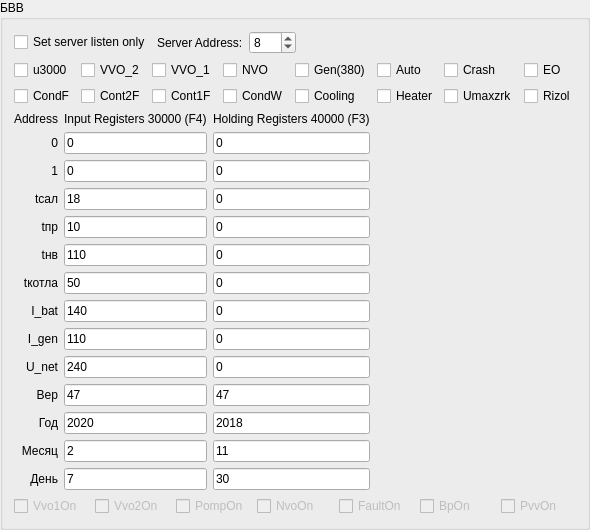
       <widget class="QGroupBox" name="groupBox">
        <property name="title">
         <string>БВВ</string>
        </property>
        <layout class="QVBoxLayout" name="verticalLayout">
         <item>
          <layout class="QHBoxLayout" name="horizontalLayout">
           <property name="sizeConstraint">
            <enum>QLayout::SetMinimumSize</enum>
           </property>
           <item>
            <widget class="QCheckBox" name="listenOnlyBox">
             <property name="text">
              <string>Set server listen only</string>
             </property>
            </widget>
           </item>
           <item>
            <widget class="QLabel" name="label_45">
             <property name="sizePolicy">
              <sizepolicy hsizetype="Maximum" vsizetype="Preferred">
               <horstretch>0</horstretch>
               <verstretch>0</verstretch>
              </sizepolicy>
             </property>
             <property name="text">
              <string>Server Address:</string>
             </property>
            </widget>
           </item>
           <item>
            <widget class="QSpinBox" name="serverEdit_7">
             <property name="sizePolicy">
              <sizepolicy hsizetype="Maximum" vsizetype="Fixed">
               <horstretch>0</horstretch>
               <verstretch>0</verstretch>
              </sizepolicy>
             </property>
             <property name="minimum">
              <number>1</number>
             </property>
             <property name="maximum">
              <number>247</number>
             </property>
             <property name="value">
              <number>8</number>
             </property>
            </widget>
           </item>
           <item>
            <spacer name="horizontalSpacer_2">
             <property name="orientation">
              <enum>Qt::Horizontal</enum>
             </property>
             <property name="sizeHint" stdset="0">
              <size>
               <width>40</width>
               <height>20</height>
              </size>
             </property>
            </spacer>
           </item>
          </layout>
         </item>
         <item>
          <layout class="QGridLayout" name="gridLayout_DigIn">
           <item row="0" column="4">
            <widget class="QCheckBox" name="cbGen">
             <property name="text">
              <string>Gen(380)</string>
             </property>
            </widget>
           </item>
           <item row="1" column="0">
            <widget class="QCheckBox" name="cbCondF">
             <property name="text">
              <string>CondF</string>
             </property>
            </widget>
           </item>
           <item row="0" column="5">
            <widget class="QCheckBox" name="cbAuto">
             <property name="text">
              <string>Auto</string>
             </property>
            </widget>
           </item>
           <item row="0" column="0">
            <widget class="QCheckBox" name="cbU3000">
             <property name="text">
              <string>u3000</string>
             </property>
            </widget>
           </item>
           <item row="0" column="1">
            <widget class="QCheckBox" name="cbVVO_2">
             <property name="text">
              <string>VVO_2</string>
             </property>
            </widget>
           </item>
           <item row="0" column="3">
            <widget class="QCheckBox" name="cbNVO">
             <property name="text">
              <string>NVO</string>
             </property>
            </widget>
           </item>
           <item row="1" column="1">
            <widget class="QCheckBox" name="cbCont2F">
             <property name="text">
              <string>Cont2F</string>
             </property>
            </widget>
           </item>
           <item row="0" column="2">
            <widget class="QCheckBox" name="cbVVO_1">
             <property name="text">
              <string>VVO_1</string>
             </property>
            </widget>
           </item>
           <item row="0" column="6">
            <widget class="QCheckBox" name="cbCrash">
             <property name="text">
              <string>Crash</string>
             </property>
            </widget>
           </item>
           <item row="0" column="7">
            <widget class="QCheckBox" name="cbEO">
             <property name="text">
              <string>EO</string>
             </property>
            </widget>
           </item>
           <item row="1" column="2">
            <widget class="QCheckBox" name="cbCont1F">
             <property name="text">
              <string>Cont1F</string>
             </property>
            </widget>
           </item>
           <item row="1" column="3">
            <widget class="QCheckBox" name="cbCondW">
             <property name="text">
              <string>CondW</string>
             </property>
            </widget>
           </item>
           <item row="1" column="4">
            <widget class="QCheckBox" name="cbCooling">
             <property name="text">
              <string>Cooling</string>
             </property>
            </widget>
           </item>
           <item row="1" column="5">
            <widget class="QCheckBox" name="cbHeater">
             <property name="text">
              <string>Heater</string>
             </property>
            </widget>
           </item>
           <item row="1" column="6">
            <widget class="QCheckBox" name="cbUmax_zrk">
             <property name="text">
              <string>Umaxzrk</string>
             </property>
            </widget>
           </item>
           <item row="1" column="7">
            <widget class="QCheckBox" name="cbRizol">
             <property name="text">
              <string>Rizol</string>
             </property>
            </widget>
           </item>
          </layout>
         </item>
         <item>
          <layout class="QGridLayout" name="gridLayout_2">
           <item row="8" column="2">
            <widget class="QLineEdit" name="holdReg_7">
             <property name="sizePolicy">
              <sizepolicy hsizetype="Preferred" vsizetype="Fixed">
               <horstretch>0</horstretch>
               <verstretch>0</verstretch>
              </sizepolicy>
             </property>
             <property name="text">
              <string>0</string>
             </property>
             <property name="maxLength">
              <number>32767</number>
             </property>
             <property name="placeholderText">
              <string>Hexadecimal A-F, a-f, 0-9.</string>
             </property>
            </widget>
           </item>
           <item row="7" column="2">
            <widget class="QLineEdit" name="holdReg_6">
             <property name="sizePolicy">
              <sizepolicy hsizetype="Preferred" vsizetype="Fixed">
               <horstretch>0</horstretch>
               <verstretch>0</verstretch>
              </sizepolicy>
             </property>
             <property name="text">
              <string>0</string>
             </property>
             <property name="maxLength">
              <number>32767</number>
             </property>
             <property name="placeholderText">
              <string>Hexadecimal A-F, a-f, 0-9.</string>
             </property>
            </widget>
           </item>
           <item row="4" column="0">
            <widget class="QLabel" name="label_11">
             <property name="text">
              <string>tпр</string>
             </property>
             <property name="alignment">
              <set>Qt::AlignRight|Qt::AlignTrailing|Qt::AlignVCenter</set>
             </property>
            </widget>
           </item>
           <item row="3" column="0">
            <widget class="QLabel" name="label_23">
             <property name="text">
              <string>tсал</string>
             </property>
             <property name="alignment">
              <set>Qt::AlignRight|Qt::AlignTrailing|Qt::AlignVCenter</set>
             </property>
            </widget>
           </item>
           <item row="9" column="2">
            <widget class="QLineEdit" name="holdReg_8">
             <property name="sizePolicy">
              <sizepolicy hsizetype="Preferred" vsizetype="Fixed">
               <horstretch>0</horstretch>
               <verstretch>0</verstretch>
              </sizepolicy>
             </property>
             <property name="text">
              <string>0</string>
             </property>
             <property name="maxLength">
              <number>32767</number>
             </property>
             <property name="placeholderText">
              <string>Hexadecimal A-F, a-f, 0-9.</string>
             </property>
            </widget>
           </item>
           <item row="11" column="1">
            <widget class="QLineEdit" name="inReg_29">
             <property name="sizePolicy">
              <sizepolicy hsizetype="Preferred" vsizetype="Fixed">
               <horstretch>0</horstretch>
               <verstretch>0</verstretch>
              </sizepolicy>
             </property>
             <property name="text">
              <string>2020</string>
             </property>
             <property name="maxLength">
              <number>32767</number>
             </property>
             <property name="placeholderText">
              <string>Hexadecimal A-F, a-f, 0-9.</string>
             </property>
            </widget>
           </item>
           <item row="10" column="0">
            <widget class="QLabel" name="label_16">
             <property name="text">
              <string>Вер</string>
             </property>
             <property name="alignment">
              <set>Qt::AlignRight|Qt::AlignTrailing|Qt::AlignVCenter</set>
             </property>
            </widget>
           </item>
           <item row="2" column="2">
            <widget class="QLineEdit" name="holdReg_1">
             <property name="sizePolicy">
              <sizepolicy hsizetype="Preferred" vsizetype="Fixed">
               <horstretch>0</horstretch>
               <verstretch>0</verstretch>
              </sizepolicy>
             </property>
             <property name="text">
              <string>0</string>
             </property>
             <property name="maxLength">
              <number>32767</number>
             </property>
             <property name="placeholderText">
              <string>Hexadecimal A-F, a-f, 0-9.</string>
             </property>
            </widget>
           </item>
           <item row="4" column="2">
            <widget class="QLineEdit" name="holdReg_3">
             <property name="sizePolicy">
              <sizepolicy hsizetype="Preferred" vsizetype="Fixed">
               <horstretch>0</horstretch>
               <verstretch>0</verstretch>
              </sizepolicy>
             </property>
             <property name="text">
              <string>0</string>
             </property>
             <property name="maxLength">
              <number>32767</number>
             </property>
             <property name="placeholderText">
              <string>Hexadecimal A-F, a-f, 0-9.</string>
             </property>
            </widget>
           </item>
           <item row="1" column="0">
            <widget class="QLabel" name="label_21">
             <property name="text">
              <string>0</string>
             </property>
             <property name="alignment">
              <set>Qt::AlignRight|Qt::AlignTrailing|Qt::AlignVCenter</set>
             </property>
            </widget>
           </item>
           <item row="3" column="1">
            <widget class="QLineEdit" name="inReg_2">
             <property name="sizePolicy">
              <sizepolicy hsizetype="Preferred" vsizetype="Fixed">
               <horstretch>0</horstretch>
               <verstretch>0</verstretch>
              </sizepolicy>
             </property>
             <property name="text">
              <string>18</string>
             </property>
             <property name="maxLength">
              <number>32767</number>
             </property>
             <property name="placeholderText">
              <string>Hexadecimal A-F, a-f, 0-9.</string>
             </property>
            </widget>
           </item>
           <item row="6" column="2">
            <widget class="QLineEdit" name="holdReg_5">
             <property name="sizePolicy">
              <sizepolicy hsizetype="Preferred" vsizetype="Fixed">
               <horstretch>0</horstretch>
               <verstretch>0</verstretch>
              </sizepolicy>
             </property>
             <property name="text">
              <string>0</string>
             </property>
             <property name="maxLength">
              <number>32767</number>
             </property>
             <property name="placeholderText">
              <string>Hexadecimal A-F, a-f, 0-9.</string>
             </property>
            </widget>
           </item>
           <item row="12" column="2">
            <widget class="QLineEdit" name="holdReg_30">
             <property name="sizePolicy">
              <sizepolicy hsizetype="Preferred" vsizetype="Fixed">
               <horstretch>0</horstretch>
               <verstretch>0</verstretch>
              </sizepolicy>
             </property>
             <property name="text">
              <string>11</string>
             </property>
             <property name="maxLength">
              <number>32767</number>
             </property>
             <property name="placeholderText">
              <string>Hexadecimal A-F, a-f, 0-9.</string>
             </property>
            </widget>
           </item>
           <item row="11" column="0">
            <widget class="QLabel" name="label_17">
             <property name="text">
              <string>Год</string>
             </property>
             <property name="alignment">
              <set>Qt::AlignRight|Qt::AlignTrailing|Qt::AlignVCenter</set>
             </property>
            </widget>
           </item>
           <item row="12" column="0">
            <widget class="QLabel" name="label_18">
             <property name="text">
              <string>Месяц</string>
             </property>
             <property name="alignment">
              <set>Qt::AlignRight|Qt::AlignTrailing|Qt::AlignVCenter</set>
             </property>
            </widget>
           </item>
           <item row="5" column="0">
            <widget class="QLabel" name="label_8">
             <property name="text">
              <string>tнв</string>
             </property>
             <property name="alignment">
              <set>Qt::AlignRight|Qt::AlignTrailing|Qt::AlignVCenter</set>
             </property>
            </widget>
           </item>
           <item row="0" column="2">
            <widget class="QLabel" name="holdingRegisters">
             <property name="text">
              <string>Holding Registers 40000 (F3)</string>
             </property>
            </widget>
           </item>
           <item row="9" column="0">
            <widget class="QLabel" name="label_15">
             <property name="text">
              <string>U_net</string>
             </property>
             <property name="alignment">
              <set>Qt::AlignRight|Qt::AlignTrailing|Qt::AlignVCenter</set>
             </property>
            </widget>
           </item>
           <item row="11" column="2">
            <widget class="QLineEdit" name="holdReg_29">
             <property name="sizePolicy">
              <sizepolicy hsizetype="Preferred" vsizetype="Fixed">
               <horstretch>0</horstretch>
               <verstretch>0</verstretch>
              </sizepolicy>
             </property>
             <property name="text">
              <string>2018</string>
             </property>
             <property name="maxLength">
              <number>32767</number>
             </property>
             <property name="placeholderText">
              <string>Hexadecimal A-F, a-f, 0-9.</string>
             </property>
            </widget>
           </item>
           <item row="13" column="0">
            <widget class="QLabel" name="label_19">
             <property name="text">
              <string>День</string>
             </property>
             <property name="alignment">
              <set>Qt::AlignRight|Qt::AlignTrailing|Qt::AlignVCenter</set>
             </property>
            </widget>
           </item>
           <item row="13" column="2">
            <widget class="QLineEdit" name="holdReg_31">
             <property name="sizePolicy">
              <sizepolicy hsizetype="Preferred" vsizetype="Fixed">
               <horstretch>0</horstretch>
               <verstretch>0</verstretch>
              </sizepolicy>
             </property>
             <property name="text">
              <string>30</string>
             </property>
             <property name="maxLength">
              <number>32767</number>
             </property>
             <property name="placeholderText">
              <string>Hexadecimal A-F, a-f, 0-9.</string>
             </property>
            </widget>
           </item>
           <item row="10" column="1">
            <widget class="QLineEdit" name="inReg_28">
             <property name="sizePolicy">
              <sizepolicy hsizetype="Preferred" vsizetype="Fixed">
               <horstretch>0</horstretch>
               <verstretch>0</verstretch>
              </sizepolicy>
             </property>
             <property name="text">
              <string>47</string>
             </property>
             <property name="maxLength">
              <number>32767</number>
             </property>
             <property name="placeholderText">
              <string>Hexadecimal A-F, a-f, 0-9.</string>
             </property>
            </widget>
           </item>
           <item row="6" column="1">
            <widget class="QLineEdit" name="inReg_5">
             <property name="sizePolicy">
              <sizepolicy hsizetype="Preferred" vsizetype="Fixed">
               <horstretch>0</horstretch>
               <verstretch>0</verstretch>
              </sizepolicy>
             </property>
             <property name="text">
              <string>50</string>
             </property>
             <property name="maxLength">
              <number>32767</number>
             </property>
             <property name="placeholderText">
              <string>Hexadecimal A-F, a-f, 0-9.</string>
             </property>
            </widget>
           </item>
           <item row="12" column="1">
            <widget class="QLineEdit" name="inReg_30">
             <property name="sizePolicy">
              <sizepolicy hsizetype="Preferred" vsizetype="Fixed">
               <horstretch>0</horstretch>
               <verstretch>0</verstretch>
              </sizepolicy>
             </property>
             <property name="text">
              <string>2</string>
             </property>
             <property name="maxLength">
              <number>32767</number>
             </property>
             <property name="placeholderText">
              <string>Hexadecimal A-F, a-f, 0-9.</string>
             </property>
            </widget>
           </item>
           <item row="2" column="0">
            <widget class="QLabel" name="label_22">
             <property name="text">
              <string>1</string>
             </property>
             <property name="alignment">
              <set>Qt::AlignRight|Qt::AlignTrailing|Qt::AlignVCenter</set>
             </property>
            </widget>
           </item>
           <item row="0" column="0">
            <widget class="QLabel" name="address">
             <property name="text">
              <string>Address</string>
             </property>
             <property name="alignment">
              <set>Qt::AlignRight|Qt::AlignTrailing|Qt::AlignVCenter</set>
             </property>
            </widget>
           </item>
           <item row="0" column="1">
            <widget class="QLabel" name="inputRegisters">
             <property name="text">
              <string>Input Registers 30000 (F4)</string>
             </property>
            </widget>
           </item>
           <item row="1" column="1">
            <widget class="QLineEdit" name="inReg_0">
             <property name="sizePolicy">
              <sizepolicy hsizetype="Preferred" vsizetype="Fixed">
               <horstretch>0</horstretch>
               <verstretch>0</verstretch>
              </sizepolicy>
             </property>
             <property name="text">
              <string>0</string>
             </property>
             <property name="maxLength">
              <number>32767</number>
             </property>
             <property name="placeholderText">
              <string>Hexadecimal A-F, a-f, 0-9.</string>
             </property>
            </widget>
           </item>
           <item row="8" column="0">
            <widget class="QLabel" name="label_14">
             <property name="text">
              <string>I_gen</string>
             </property>
             <property name="alignment">
              <set>Qt::AlignRight|Qt::AlignTrailing|Qt::AlignVCenter</set>
             </property>
            </widget>
           </item>
           <item row="5" column="1">
            <widget class="QLineEdit" name="inReg_4">
             <property name="sizePolicy">
              <sizepolicy hsizetype="Preferred" vsizetype="Fixed">
               <horstretch>0</horstretch>
               <verstretch>0</verstretch>
              </sizepolicy>
             </property>
             <property name="text">
              <string>110</string>
             </property>
             <property name="maxLength">
              <number>32767</number>
             </property>
             <property name="placeholderText">
              <string>Hexadecimal A-F, a-f, 0-9.</string>
             </property>
            </widget>
           </item>
           <item row="9" column="1">
            <widget class="QLineEdit" name="inReg_8">
             <property name="sizePolicy">
              <sizepolicy hsizetype="Preferred" vsizetype="Fixed">
               <horstretch>0</horstretch>
               <verstretch>0</verstretch>
              </sizepolicy>
             </property>
             <property name="text">
              <string>240</string>
             </property>
             <property name="maxLength">
              <number>32767</number>
             </property>
             <property name="placeholderText">
              <string>Hexadecimal A-F, a-f, 0-9.</string>
             </property>
            </widget>
           </item>
           <item row="2" column="1">
            <widget class="QLineEdit" name="inReg_1">
             <property name="sizePolicy">
              <sizepolicy hsizetype="Preferred" vsizetype="Fixed">
               <horstretch>0</horstretch>
               <verstretch>0</verstretch>
              </sizepolicy>
             </property>
             <property name="text">
              <string>0</string>
             </property>
             <property name="maxLength">
              <number>32767</number>
             </property>
             <property name="placeholderText">
              <string>Hexadecimal A-F, a-f, 0-9.</string>
             </property>
            </widget>
           </item>
           <item row="4" column="1">
            <widget class="QLineEdit" name="inReg_3">
             <property name="sizePolicy">
              <sizepolicy hsizetype="Preferred" vsizetype="Fixed">
               <horstretch>0</horstretch>
               <verstretch>0</verstretch>
              </sizepolicy>
             </property>
             <property name="text">
              <string>10</string>
             </property>
             <property name="maxLength">
              <number>32767</number>
             </property>
             <property name="placeholderText">
              <string>Hexadecimal A-F, a-f, 0-9.</string>
             </property>
            </widget>
           </item>
           <item row="6" column="3">
            <spacer name="horizontalSpacer_8">
             <property name="orientation">
              <enum>Qt::Horizontal</enum>
             </property>
             <property name="sizeHint" stdset="0">
              <size>
               <width>40</width>
               <height>20</height>
              </size>
             </property>
            </spacer>
           </item>
           <item row="7" column="0">
            <widget class="QLabel" name="label_13">
             <property name="text">
              <string>I_bat</string>
             </property>
             <property name="alignment">
              <set>Qt::AlignRight|Qt::AlignTrailing|Qt::AlignVCenter</set>
             </property>
            </widget>
           </item>
           <item row="7" column="1">
            <widget class="QLineEdit" name="inReg_6">
             <property name="sizePolicy">
              <sizepolicy hsizetype="Preferred" vsizetype="Fixed">
               <horstretch>0</horstretch>
               <verstretch>0</verstretch>
              </sizepolicy>
             </property>
             <property name="text">
              <string>140</string>
             </property>
             <property name="maxLength">
              <number>32767</number>
             </property>
             <property name="placeholderText">
              <string>Hexadecimal A-F, a-f, 0-9.</string>
             </property>
            </widget>
           </item>
           <item row="6" column="0">
            <widget class="QLabel" name="label_12">
             <property name="text">
              <string>tкотла</string>
             </property>
             <property name="alignment">
              <set>Qt::AlignRight|Qt::AlignTrailing|Qt::AlignVCenter</set>
             </property>
            </widget>
           </item>
           <item row="5" column="2">
            <widget class="QLineEdit" name="holdReg_4">
             <property name="sizePolicy">
              <sizepolicy hsizetype="Preferred" vsizetype="Fixed">
               <horstretch>0</horstretch>
               <verstretch>0</verstretch>
              </sizepolicy>
             </property>
             <property name="text">
              <string>0</string>
             </property>
             <property name="maxLength">
              <number>32767</number>
             </property>
             <property name="placeholderText">
              <string>Hexadecimal A-F, a-f, 0-9.</string>
             </property>
            </widget>
           </item>
           <item row="3" column="2">
            <widget class="QLineEdit" name="holdReg_2">
             <property name="sizePolicy">
              <sizepolicy hsizetype="Preferred" vsizetype="Fixed">
               <horstretch>0</horstretch>
               <verstretch>0</verstretch>
              </sizepolicy>
             </property>
             <property name="text">
              <string>0</string>
             </property>
             <property name="maxLength">
              <number>32767</number>
             </property>
             <property name="placeholderText">
              <string>Hexadecimal A-F, a-f, 0-9.</string>
             </property>
            </widget>
           </item>
           <item row="13" column="1">
            <widget class="QLineEdit" name="inReg_31">
             <property name="sizePolicy">
              <sizepolicy hsizetype="Preferred" vsizetype="Fixed">
               <horstretch>0</horstretch>
               <verstretch>0</verstretch>
              </sizepolicy>
             </property>
             <property name="text">
              <string>7</string>
             </property>
             <property name="maxLength">
              <number>32767</number>
             </property>
             <property name="placeholderText">
              <string>Hexadecimal A-F, a-f, 0-9.</string>
             </property>
            </widget>
           </item>
           <item row="8" column="1">
            <widget class="QLineEdit" name="inReg_7">
             <property name="sizePolicy">
              <sizepolicy hsizetype="Preferred" vsizetype="Fixed">
               <horstretch>0</horstretch>
               <verstretch>0</verstretch>
              </sizepolicy>
             </property>
             <property name="text">
              <string>110</string>
             </property>
             <property name="maxLength">
              <number>32767</number>
             </property>
             <property name="placeholderText">
              <string>Hexadecimal A-F, a-f, 0-9.</string>
             </property>
            </widget>
           </item>
           <item row="1" column="2">
            <widget class="QLineEdit" name="holdReg_0">
             <property name="sizePolicy">
              <sizepolicy hsizetype="Preferred" vsizetype="Fixed">
               <horstretch>0</horstretch>
               <verstretch>0</verstretch>
              </sizepolicy>
             </property>
             <property name="text">
              <string>0</string>
             </property>
             <property name="maxLength">
              <number>32767</number>
             </property>
             <property name="placeholderText">
              <string>Hexadecimal A-F, a-f, 0-9.</string>
             </property>
            </widget>
           </item>
           <item row="10" column="2">
            <widget class="QLineEdit" name="holdReg_28">
             <property name="sizePolicy">
              <sizepolicy hsizetype="Preferred" vsizetype="Fixed">
               <horstretch>0</horstretch>
               <verstretch>0</verstretch>
              </sizepolicy>
             </property>
             <property name="text">
              <string>47</string>
             </property>
             <property name="maxLength">
              <number>32767</number>
             </property>
             <property name="placeholderText">
              <string>Hexadecimal A-F, a-f, 0-9.</string>
             </property>
            </widget>
           </item>
          </layout>
         </item>
         <item>
          <layout class="QGridLayout" name="gridLayout_DigOut">
           <item row="0" column="4">
            <widget class="QCheckBox" name="cbFaultOn">
             <property name="enabled">
              <bool>false</bool>
             </property>
             <property name="text">
              <string>FaultOn</string>
             </property>
             <property name="checkable">
              <bool>true</bool>
             </property>
            </widget>
           </item>
           <item row="0" column="2">
            <widget class="QCheckBox" name="cbPompOn">
             <property name="enabled">
              <bool>false</bool>
             </property>
             <property name="text">
              <string>PompOn</string>
             </property>
             <property name="checkable">
              <bool>true</bool>
             </property>
            </widget>
           </item>
           <item row="0" column="5">
            <widget class="QCheckBox" name="cbBpOn">
             <property name="enabled">
              <bool>false</bool>
             </property>
             <property name="text">
              <string>BpOn</string>
             </property>
             <property name="checkable">
              <bool>true</bool>
             </property>
            </widget>
           </item>
           <item row="0" column="3">
            <widget class="QCheckBox" name="cbNvoOn">
             <property name="enabled">
              <bool>false</bool>
             </property>
             <property name="text">
              <string>NvoOn</string>
             </property>
             <property name="checkable">
              <bool>true</bool>
             </property>
            </widget>
           </item>
           <item row="0" column="0">
            <widget class="QCheckBox" name="cbVvo1On">
             <property name="enabled">
              <bool>false</bool>
             </property>
             <property name="text">
              <string>Vvo1On</string>
             </property>
             <property name="checkable">
              <bool>true</bool>
             </property>
            </widget>
           </item>
           <item row="0" column="1">
            <widget class="QCheckBox" name="cbVvo2On">
             <property name="enabled">
              <bool>false</bool>
             </property>
             <property name="text">
              <string>Vvo2On</string>
             </property>
             <property name="checkable">
              <bool>true</bool>
             </property>
            </widget>
           </item>
           <item row="0" column="6">
            <widget class="QCheckBox" name="cbPvvOn">
             <property name="enabled">
              <bool>false</bool>
             </property>
             <property name="text">
              <string>PvvOn</string>
             </property>
             <property name="checkable">
              <bool>true</bool>
             </property>
            </widget>
           </item>
          </layout>
         </item>
        </layout>
       </widget>
